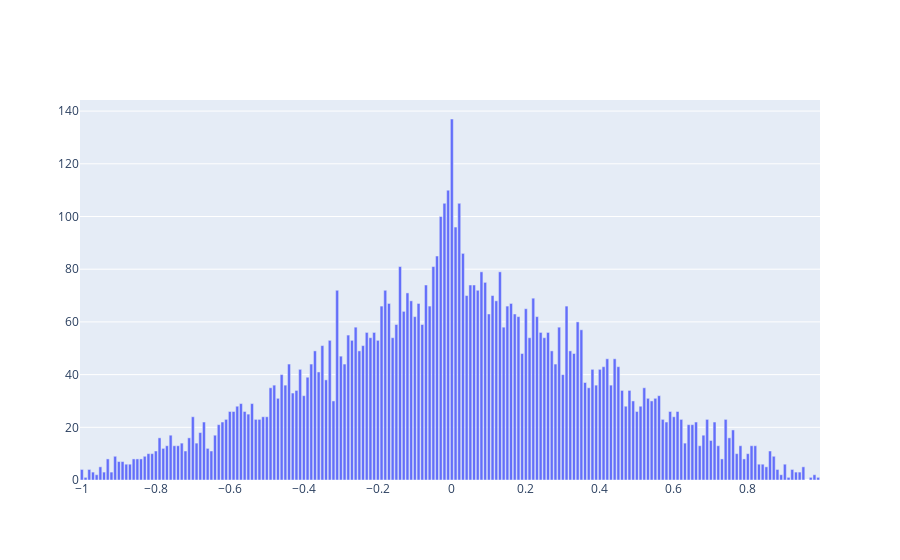

The notebook cell this image was saved under:
### Code cell
# 非共有车里程差距比例的分布
gen_bar_plotly_by_counter(ac)

### Figure 1 — Plotly figure (JSON) as saved in the notebook; plotly's stock layout.template omitted (floating-point values rounded to 4 significant figures; data arrays with more than 128 entries replaced by an {"elided": "..."} marker saying what was removed)
{"data": [{"type": "bar", "x": {"elided": "202 float values"}, "y": {"elided": "202 int values"}}], "layout": {}}
